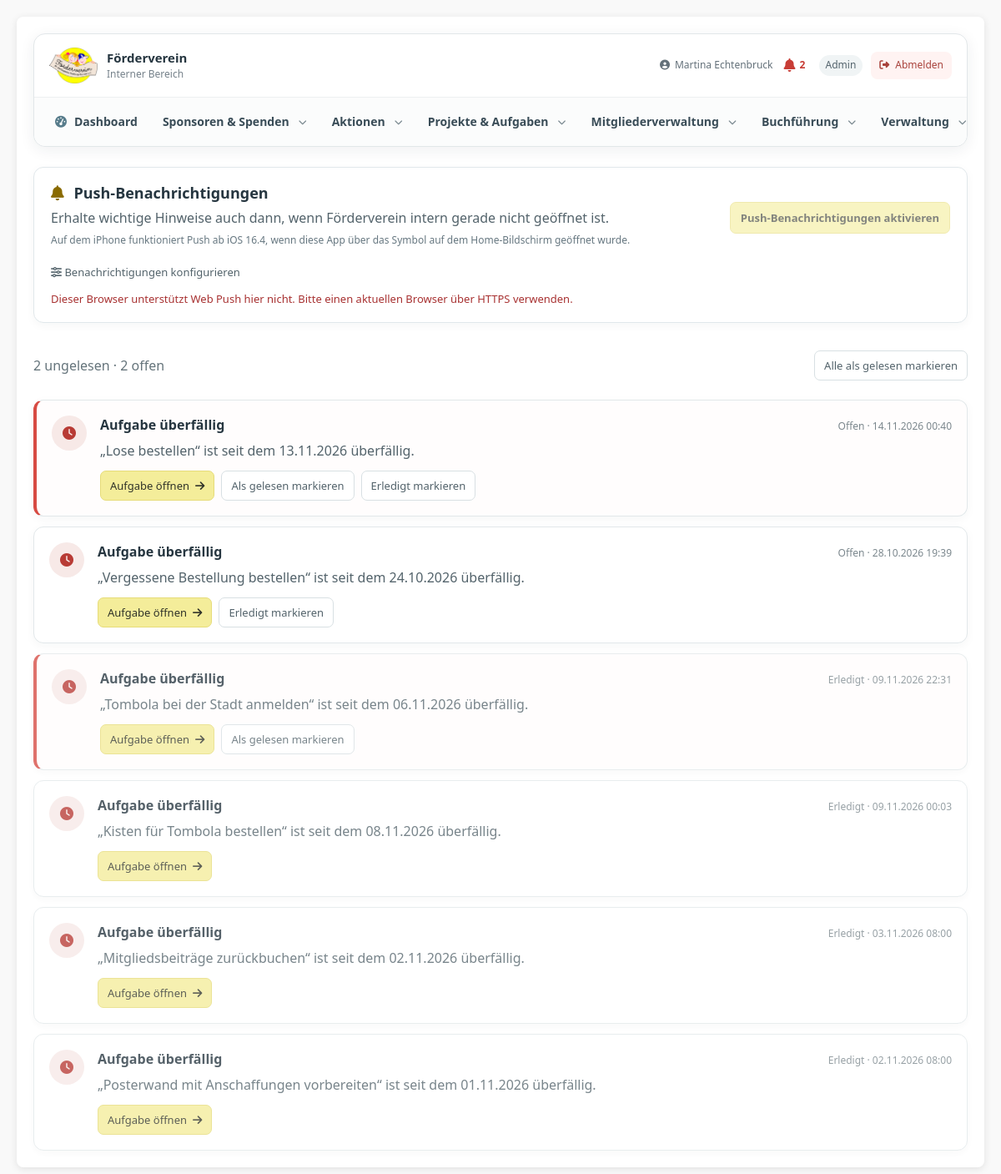
/notifications.php (signed in), run on the app's committed database.
### tables this page shows
CREATE TABLE `roles` (
  `id` int NOT NULL,
  `role_name` varchar(50) NOT NULL,
  `description` text,
  `created_at` timestamp NULL DEFAULT CURRENT_TIMESTAMP
);

CREATE TABLE `notifications` (
  `id` bigint UNSIGNED NOT NULL,
  `user_id` int NOT NULL,
  `notification_type` varchar(50) NOT NULL,
  `entity_type` varchar(30) NOT NULL,
  `entity_id` bigint NOT NULL,
  `event_key` varchar(64) NOT NULL,
  `title` varchar(190) NOT NULL,
  `message` text NOT NULL,
  `target_url` varchar(500) NOT NULL,
  `is_read` tinyint(1) NOT NULL DEFAULT '0',
  `status` enum('open','done') NOT NULL DEFAULT 'open',
  `created_at` datetime NOT NULL DEFAULT CURRENT_TIMESTAMP,
  `read_at` datetime DEFAULT NULL,
  `completed_at` datetime DEFAULT NULL
);

### app/Core/Auth.php (called while the page is built, shortened)
<?php
function getUserRole() {
    $database = new Database();
    $conn = $database->getConnection();
    $stmt = $conn->prepare("
        SELECT r.role_name
        FROM users u
        JOIN user_roles ur ON u.id = ur.user_id
        JOIN roles r ON ur.role_id = r.id
        WHERE u.id = ?
        LIMIT 1
    ");
    $stmt->execute([$_SESSION['user_id']]);
    return $stmt->fetchColumn();
}
?>

### notifications.php (the view, shortened to what this page needs)
<?php
require_once __DIR__ . '/auth.php';
$db = new Database(); $conn = $db->getConnection(); $conn->setAttribute(PDO::ATTR_ERRMODE, PDO::ERRMODE_EXCEPTION);
$userId = (int)$_SESSION['user_id'];
$webpushCsrf = $_SESSION['webpush_csrf'];
$conditions = ['n.user_id=?']; $params = [$userId];
$sql = 'SELECT n.* FROM notifications n WHERE '.implode(' AND ', $conditions).' ORDER BY (n.status=\'open\') DESC, n.is_read ASC, n.created_at DESC';
$q = $conn->prepare($sql); $q->execute($params); $notifications = $q->fetchAll(PDO::FETCH_ASSOC);
$unread = 0; foreach ($notifications as $n) if (!(int)$n['is_read']) $unread++;
function nh($v): string { return htmlspecialchars((string)$v, ENT_QUOTES, 'UTF-8'); }
?>
<!DOCTYPE html><html lang="de"><head><?=nh($webpushCsrf)?><link rel="stylesheet" href="styles.css"><link rel="stylesheet" href="https://cdnjs.cloudflare.com/ajax/libs/font-awesome/6.4.0/css/all.min.css"><link rel="stylesheet" href="includes/navigation.css"></head><body><div class="container"><header class="app-page-header"><?php require __DIR__.'/includes/navigation.php'; ?></header><main class="notifications-page">
<section class="webpush-card" aria-labelledby="webpush-heading">
  <div class="webpush-card-copy">
    <h2 id="webpush-heading"><i class="fas fa-bell" aria-hidden="true"></i> Push-Benachrichtigungen</h2>
    <p>Erhalte wichtige Hinweise auch dann, wenn Förderverein intern gerade nicht geöffnet ist.</p>
    <p class="webpush-note">Auf dem iPhone funktioniert Push ab iOS 16.4, wenn diese App über das Symbol auf dem Home-Bildschirm geöffnet wurde.</p>
  </div>
  <div class="webpush-actions">
    <button type="button" id="webpush-enable" class="webpush-button">Push-Benachrichtigungen aktivieren</button>
  </div>
  <p class="webpush-preferences-link"><a href="profile.php#push-einstellungen"><i class="fas fa-sliders" aria-hidden="true"></i> Benachrichtigungen konfigurieren</a></p>
  <p id="webpush-status" class="webpush-status" role="status" aria-live="polite">Status wird geprüft …</p>
</section>
<div class="notifications-toolbar"><p><?= $unread ?> ungelesen · <?= count(array_filter($notifications, fn($n)=>$n['status']==='open')) ?> offen</p><form method="post"><input type="hidden" name="csrf_token" value="<?=nh($csrf)?>"><button type="submit" name="notification_action" value="read_all" class="notifications-secondary">Alle als gelesen markieren</button></form></div>
<?php if (!$notifications): ?><section class="notifications-empty-state"><div class="notifications-empty-icon"><i class="fas fa-bell" aria-hidden="true"></i></div><h2>Keine Benachrichtigungen</h2><p>Aktuell gibt es keine Benachrichtigungen, die für dich sichtbar sind.</p></section><?php else: ?><div class="notifications-list"><?php foreach($notifications as $n): $isOpen=$n['status']==='open'; ?><article class="notification-card <?= !$n['is_read']?'is-unread':'' ?> <?= $isOpen?'is-open':'is-done' ?>"><div class="notification-card-icon <?= $n['notification_type']==='task_overdue'?'is-overdue':'is-contact' ?>"><i class="fas <?= $n['notification_type']==='task_overdue'?'fa-clock':'fa-address-book' ?>" aria-hidden="true"></i></div><div class="notification-card-content"><div class="notification-card-meta"><strong><?=nh($n['title'])?></strong><span><?= $isOpen?'Offen':'Erledigt' ?> · <?=nh(date('d.m.Y H:i',strtotime($n['created_at'])))?></span></div><p><?=nh($n['message'])?></p><div class="notification-card-actions"><a class="notifications-primary" href="<?=nh($n['target_url'])?>"><?= $n['notification_type']==='task_overdue'?'Aufgabe öffnen':'Kontaktvorschläge prüfen' ?> <i class="fas fa-arrow-right" aria-hidden="true"></i></a><?php if(!(int)$n['is_read']):?><form method="post"><input type="hidden" name="csrf_token" value="<?=nh($csrf)?>"><input type="hidden" name="notification_id" value="<?=(int)$n['id']?>"><button class="notifications-secondary" name="notification_action" value="read">Als gelesen markieren</button></form><?php endif;?><?php if($isOpen):?><form method="post"><input type="hidden" name="csrf_token" value="<?=nh($csrf)?>"><input type="hidden" name="notification_id" value="<?=(int)$n['id']?>"><button class="notifications-secondary" name="notification_action" value="done">Erledigt markieren</button></form><?php endif;?></div></div></article><?php endforeach;?></div><?php endif; ?>
</main></div><script src="js/webpush.js" defer></script></body></html>

### includes/navigation.php (shortened to what this page needs)
<?php
$navigationItems = require __DIR__ . '/../config/navigation.php';
$currentPage = basename(parse_url($_SERVER['SCRIPT_NAME'] ?? '', PHP_URL_PATH) ?: '');
$currentUserName = $_SESSION['full_name'] ?? $_SESSION['username'] ?? 'Benutzer';
$currentUserRole = getUserRole();
$notificationUnreadCount = 0;
try {
    require_once __DIR__ . '/../app/Core/Notifications.php';
    $notificationDb = (new Database())->getConnection();
    $notificationDb->setAttribute(PDO::ATTR_ERRMODE, PDO::ERRMODE_EXCEPTION);
    $notificationUserId = (int)($_SESSION['user_id'] ?? 0);
    $notificationConditions = ['user_id=?', 'is_read=0'];
    $notificationParams = [$notificationUserId];
    $notificationCountStmt = $notificationDb->prepare('SELECT COUNT(*) FROM notifications WHERE '.implode(' AND ', $notificationConditions));
    $notificationCountStmt->execute($notificationParams);
    $notificationUnreadCount = (int)$notificationCountStmt->fetchColumn();
} catch (Throwable $notificationError) {
    error_log('Benachrichtigungszähler: '.$notificationError->getMessage());
}
$visibleItems = [];
foreach ($navigationItems as $item) {
    if (!isset($item['permission']) || $item['permission'] === null || hasPermission($item['permission'])) {
        $visibleItems[] = $item;
    }
}
$navigationGroups = [
    'Sponsoren & Spenden' => ['Sponsorenübersicht', 'Spendenaktion'],
    'Aktionen' => ['Verkäufe & Bestellungen', 'Helferlisten'],
    'Projekte & Aufgaben' => ['Aufgabenübersicht', 'Projekt anlegen', 'Einzelaufgaben', 'Vorlagen'],
    'Mitgliederverwaltung' => ['Mitgliederübersicht', 'E-Mail-Vorlagen', 'Mitgliederkommunikation', 'Versandhistorie'],
    'Buchführung' => ['Buchungen'],
    'Verwaltung' => ['Benutzerverwaltung', 'Rollen & Rechte'],
];
$dashboardItem = null;
foreach ($visibleItems as $item) {
    if ($item['label'] === 'Dashboard') $dashboardItem = $item;
}
?>
<div class="app-navigation" aria-label="Hauptnavigation">
    <div class="app-navigation-top">
        <a class="app-navigation-brand" href="dashboard.php" aria-label="Förderverein intern – Dashboard">
            <img src="/intern/assets/foerderverein-logo.png" alt="Förderverein Ev. Kindergarten Duisburg-Rumeln e.V.">
            <span><strong>Förderverein</strong><small>Interner Bereich</small></span>
        </a>
        <div class="app-navigation-user">
            <a class="app-navigation-user-name app-navigation-profile-link" href="profile.php" title="Profil und Einstellungen öffnen"><i class="fas fa-user-circle" aria-hidden="true"></i> <?= htmlspecialchars((string) $currentUserName, ENT_QUOTES, 'UTF-8') ?></a>
            <a class="app-navigation-notifications<?= $notificationUnreadCount > 0 ? ' has-unread' : '' ?>" href="notifications.php" aria-label="Benachrichtigungen<?= $notificationUnreadCount > 0 ? ': '.$notificationUnreadCount.' ungelesen' : '' ?>" title="Benachrichtigungen">
                <i class="fas fa-bell" aria-hidden="true"></i>
                <?php if ($notificationUnreadCount > 0): ?><span class="app-navigation-notifications-count"><?= $notificationUnreadCount > 99 ? '99+' : $notificationUnreadCount ?></span><?php endif; ?>
            </a>
            <?php if ($currentUserRole !== null && $currentUserRole !== false && $currentUserRole !== ''): ?>
                <span class="app-navigation-role"><?= htmlspecialchars((string) $currentUserRole, ENT_QUOTES, 'UTF-8') ?></span>
            <?php endif; ?>
            <a class="app-navigation-logout" href="logout.php" title="Abmelden"><i class="fas fa-right-from-bracket" aria-hidden="true"></i><span>Abmelden</span></a>
        </div>
    </div>
    <nav class="app-navigation-menu" id="app-navigation-menu" aria-label="Bereiche">
        <?php if ($dashboardItem): ?>
            <a class="app-navigation-link<?= $currentPage === basename($dashboardItem['url']) ? ' is-active' : '' ?>" href="<?= htmlspecialchars($dashboardItem['url'], ENT_QUOTES, 'UTF-8') ?>"<?= $currentPage === basename($dashboardItem['url']) ? ' aria-current="page"' : '' ?>>
                <i class="<?= htmlspecialchars($dashboardItem['icon'], ENT_QUOTES, 'UTF-8') ?>" aria-hidden="true"></i><span>Dashboard</span>
            </a>
        <?php endif; ?>
        <?php foreach ($navigationGroups as $groupLabel => $groupItemLabels): ?>
            <?php
            $groupActive = false;
            ?>
            <div class="app-navigation-group<?= $groupActive ? ' has-active' : '' ?>">
                <button class="app-navigation-link app-navigation-group-toggle" type="button" aria-expanded="false">
                    <span><?= htmlspecialchars($groupLabel, ENT_QUOTES, 'UTF-8') ?></span><i class="fas fa-chevron-down app-navigation-chevron" aria-hidden="true"></i>
                </button>
            </div>
        <?php endforeach; ?>
    </nav>
</div>

### styles.css (style rules this page uses)
:root { --primary-color: #3498db; --success-color: #2ecc71; --warning-color: #f39c12; --danger-color: #e74c3c; --light-gray: #f5f5f5; --border-color: #ddd; --button-gray: #6c757d; }
* { box-sizing: border-box; }
body { font-family: 'Segoe UI', Tahoma, Geneva, Verdana, sans-serif; margin: 0; padding: 20px; background-color: #f9f9f9; color: #333; }
.container { max-width: 1400px; margin: 0 auto; background-color: white; border-radius: 8px; box-shadow: 0 2px 10px rgba(0,0,0,0.1); padding: 20px; }
html { -webkit-text-size-adjust: 100%; text-size-adjust: 100%; }
img, video, canvas, svg { max-width: 100%; }
input, select, textarea, button { font: inherit; }
button, input[type="button"], input[type="submit"], .btn, .button { touch-action: manipulation; }

### includes/navigation.css (style rules this page uses)
.app-navigation { width: 100%; text-align: left; color: #263640; font-size: 14px; line-height: 1.4; border: 1px solid #e2e7e9; border-radius: 14px; background: #fff; box-shadow: 0 4px 18px rgba(30, 45, 55, .07); position: relative; z-index: 50; }
.app-navigation-top { display: flex; align-items: center; gap: 18px; min-height: 76px; padding: 10px 18px; border-bottom: 1px solid #edf0f1; }
.app-navigation-brand { display: inline-flex; align-items: center; gap: 11px; min-width: 205px; color: #263640; text-decoration: none; }
.app-navigation-brand img { display: block; width: 58px; height: 52px; object-fit: contain; }
.app-navigation-brand span { display: flex; flex-direction: column; gap: 3px; }
.app-navigation-brand strong { font-size: 15px; line-height: 1.2; }
.app-navigation-brand small { color: #75818a; font-size: 12px; }
.app-navigation-user { margin-left: auto; display: flex; align-items: center; justify-content: flex-end; gap: 10px; color: #64717a; font-size: 12px; min-width: 0; }
.app-navigation-user-name { display: inline-flex; align-items: center; gap: 6px; }
.app-navigation-role { padding: 4px 8px; border-radius: 99px; background: #f0f4f5; color: #53636c; }
.app-navigation-notifications { position: relative; display: inline-flex; align-items: center; justify-content: center; gap: 5px; min-width: 24px; min-height: 32px; padding: 2px 3px; border: 0; border-radius: 0; background: transparent; color: #8a969c; text-decoration: none; font-size: 16px; transition: color .15s ease; }
.app-navigation-notifications > i { color: inherit; }
.app-navigation-notifications.has-unread, .app-navigation-notifications.has-unread > i { color: #c83d36; }
.app-navigation-notifications-count { color: #c83d36; font-size: 12px; line-height: 1; font-weight: 700; min-width: 10px; text-align: left; }
.app-navigation-logout { display: inline-flex; align-items: center; gap: 7px; padding: 8px 10px; border-radius: 8px; color: #a8423b !important; text-decoration: none; background: #fff3f2; white-space: nowrap; }
.app-navigation-menu { display: flex; align-items: stretch; gap: 4px; padding: 8px 12px; background: #fbfcfc; border-radius: 0 0 14px 14px; }
.app-navigation-link { display: inline-flex; align-items: center; justify-content: center; gap: 9px; min-height: 42px; padding: 10px 13px; border: 0; border-radius: 8px; background: transparent; color: #394c57; font: inherit; font-weight: 600; text-decoration: none; white-space: nowrap; cursor: pointer; }
.app-navigation-link > i:first-child { color: #577c8b; }
.app-navigation-group { position: relative; display: flex; align-items: stretch; }
.app-navigation-group-toggle { width: 100%; }
.app-navigation-chevron { margin-left: 2px; font-size: 10px; color: #7a8990; transition: transform .15s ease; }
.app-page-header { display: flex; flex-direction: column; align-items: stretch; gap: 18px; margin-bottom: 24px; }
.app-page-header > .app-navigation { width: 100%; min-width: 0; }
.app-page-header { display: block; }
.app-navigation-profile-link, .app-navigation-profile-link:visited, .app-navigation-profile-link:hover, .app-navigation-profile-link:active { color: inherit !important; text-decoration: none !important; }
.app-navigation-profile-link { cursor: pointer; }

### data on the page
roles: role_name "Admin"
notifications: title "Aufgabe überfällig", status "Offen", created_at "14.11.2026 00:40", message "„Lose bestellen“ ist seit dem 13.11.2026 überfällig.", notification_type "Aufgabe öffnen"
notifications: title "Aufgabe überfällig", status "Offen", created_at "28.10.2026 19:39", message "„Vergessene Bestellung bestellen“ ist seit dem 24.10.2026 überfällig.", notification_type "Aufgabe öffnen"
notifications: title "Aufgabe überfällig", status "Erledigt", created_at "09.11.2026 22:31", message "„Tombola bei der Stadt anmelden“ ist seit dem 06.11.2026 überfällig.", notification_type "Aufgabe öffnen"
notifications: title "Aufgabe überfällig", status "Erledigt", created_at "09.11.2026 00:03", message "„Kisten für Tombola bestellen“ ist seit dem 08.11.2026 überfällig.", notification_type "Aufgabe öffnen"
notifications: title "Aufgabe überfällig", status "Erledigt", created_at "03.11.2026 08:00", message "„Mitgliedsbeiträge zurückbuchen“ ist seit dem 02.11.2026 überfällig.", notification_type "Aufgabe öffnen"
notifications: title "Aufgabe überfällig", status "Erledigt", created_at "02.11.2026 08:00", message "„Posterwand mit Anschaffungen vorbereiten“ ist seit dem 01.11.2026 überfällig.", notification_type "Aufgabe öffnen"

### other printed values
$currentUserName "Martina Echtenbruck"
$notificationUnreadCount "2"
$groupLabel "Sponsoren & Spenden"
$groupLabel "Aktionen"
$groupLabel "Projekte & Aufgaben"
$groupLabel "Mitgliederverwaltung"
$groupLabel "Buchführung"
$groupLabel "Verwaltung"
$unread "2"
count(array_filter($notifications, fn($n)=>$n['status']==='open')) "2"
